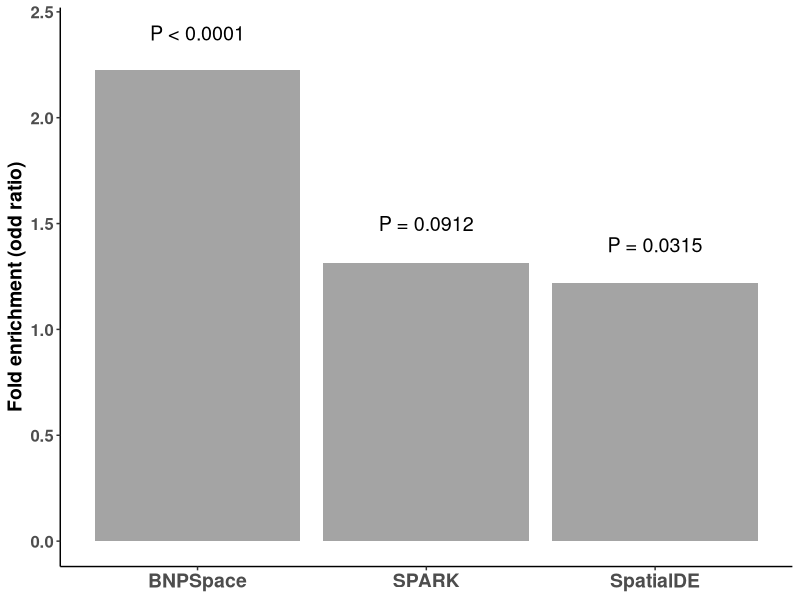

The R script that drew this image:
df = data.frame(fold = c(2.224, 1.312, 1.221), 
                method = c("BNPSpace", "SPARK", "SpatialDE"), 
                p_value = c(0.0001, 0.0912, 0.0315))
library(ggplot2)
p = ggplot(data = df) + 
  geom_col(aes(x = method, y = fold, alpha = 0.8)) + ylab("Fold enrichment (odd ratio)") +
  annotate(geom = "text", x = "BNPSpace", y = 2.4, label = "P < 0.0001", size = 5) + 
  annotate(geom = "text", x = "SPARK", y = 1.5, label = "P = 0.0912", size = 5) + 
  annotate(geom = "text", x = "SpatialDE", y = 1.4, label = "P = 0.0315", size = 5) + 
  theme_classic() + theme(axis.title.x = element_blank(), 
                          legend.position = "none", 
                          axis.title.y = element_text(face = "bold", size = 14),
                          axis.text.x = element_text(face = "bold", size = 14),
                          axis.text.y = element_text(face = "bold", size = 12))

ggsave(p, filename = "reproduce/figures_and_tables/figure4c.png", width = 4, height = 3, bg = "white")